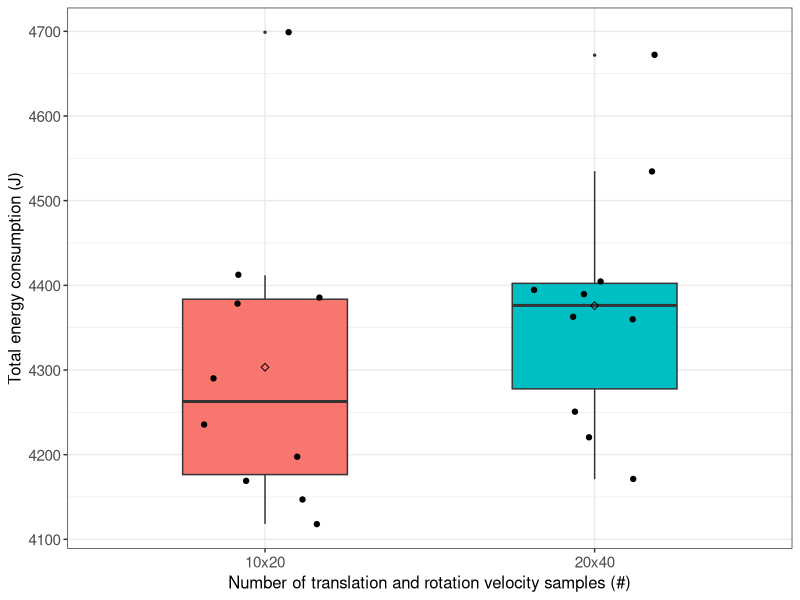
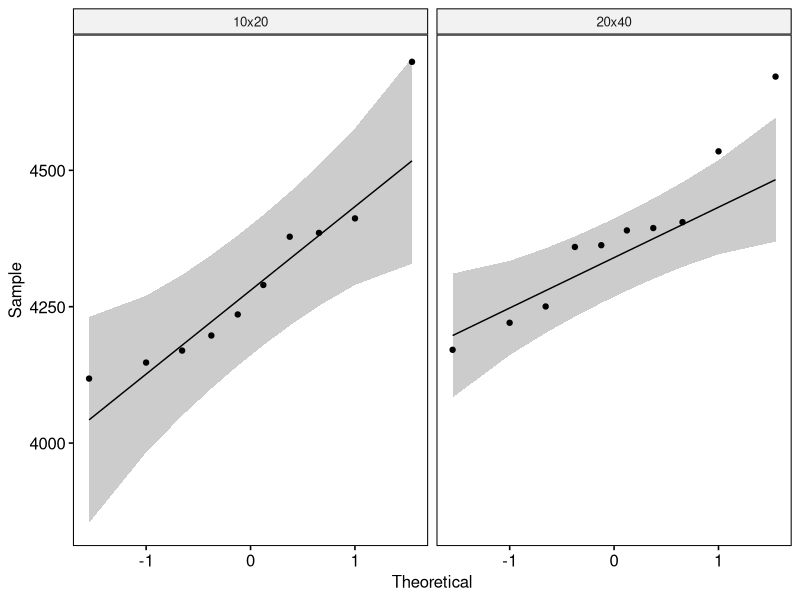

The R script that drew these images, in order:
## ---- chunk 1
if (!require('tidyverse')) install.packages('tidyverse', dependencies = TRUE); library('tidyverse')
if (!require('ggpubr')) install.packages('ggpubr', dependencies = TRUE); library('ggpubr')
if (!require('rstatix')) install.packages('rstatix', dependencies = TRUE); library('rstatix')
if (!require('ggplot2')) install.packages('ggplot2', dependencies = TRUE); library('ggplot2')
## ---- chunk 2
data <- read.csv(file = '../../raw_data/test_velocity_samples/run_table.csv')
data <- subset(data, select = c(X__run_id, velocity_samples, energy_J))
data$velocity_samples <- as.factor(data$velocity_samples)
data$energy_J <- as.numeric(data$energy_J)
## ---- chunk 3
data %>%
  group_by(velocity_samples) %>%
  get_summary_stats(energy_J, type = "mean_sd")
## ---- chunk 4
ggplot(data, aes(x = velocity_samples, y = energy_J, fill = velocity_samples)) +
  theme_bw() + 
  geom_boxplot(width = 0.5, outlier.size = 0.5) + 
  geom_jitter(width = 0.2) +
  stat_summary(fun = mean, color = 'black', geom = 'point', shape = 5, size = 1.5) +
  labs(x = "Number of translation and rotation velocity samples (#)", y = "Total energy consumption (J)") +
  theme(legend.position = 'none') +
  theme(
    axis.title.x = element_text(size = 12, family = 'sans'),
    axis.title.y = element_text(size = 12, family = 'sans'),
    axis.text.x = element_text(size = 11, family = 'sans'),
    axis.text.y = element_text(size = 11, family = 'sans'),
    
  )
## ---- chunk 5
data %>% 
  group_by(velocity_samples) %>%
  identify_outliers(energy_J)
## ---- chunk 6
ggqqplot(data, x = "energy_J", facet.by = "velocity_samples")
## ---- chunk 7
data %>%
  group_by(velocity_samples) %>%
  shapiro_test(energy_J)
## ---- chunk 8
data %>%
  t_test(energy_J ~ velocity_samples) %>%
  add_significance()
